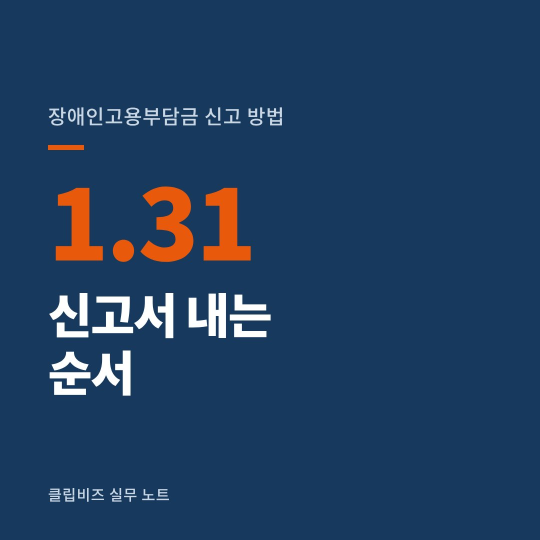
#> input picture naver/2612/img/NB-261125_1.jpg, 1080 x 1080 px (shown at 1/2 size)
$ python -i animatic.py   (imports and definitions only)
#> lines starting #> are read from the running program, lines starting #| are printed output that depends on the picture
#> further down, picture is the input picture: PIL image 1080x1080 RGB; mean R, G, B 33.3, 62.6, 96.1
"""회차 설계서(JSON)와 시작 사진으로 사진 콘티 영상(애니매틱)을 만든다. 영상 생성 전에 구성과 길이를 확인하는 용도.

사용: python3 animatic.py 설계서.json 사진폴더 음악.wav 출력.mp4 [끝화면.png]
사진폴더에는 샷 id 이름의 png(S1.png 등). 재사용 샷은 원본 샷 사진을 쓴다.
comp 샷: chat(메신저), rewind(되감기), endcard(끝 화면). 대사는 화자 이름을 붙인 자막으로 보여 준다(완성본에는 이름 없음).
"""
import json
import os
import subprocess
import sys
import tempfile

from PIL import Image, ImageDraw, ImageFilter, ImageFont

sys.path.insert(0, os.path.dirname(__file__))
import sfx  # noqa: E402

FONT = "/usr/share/fonts/opentype/noto/NotoSansCJK-Bold.ttc"
FONT_R = "/usr/share/fonts/opentype/noto/NotoSansCJK-Regular.ttc"
W, H = 1080, 1920


def font(sz, bold=True):
    return ImageFont.truetype(FONT if bold else FONT_R, sz)


def cover(im):
    im = im.convert("RGB")
    s = max(W / im.width, H / im.height)
#> s = 1.78
    im = im.resize((int(im.width * s + 0.5), int(im.height * s + 0.5)), Image.LANCZOS)
    x, y = (im.width - W) // 2, (im.height - H) // 2
#> x = 420; y = 0
    return im.crop((x, y, x + W, y + H))
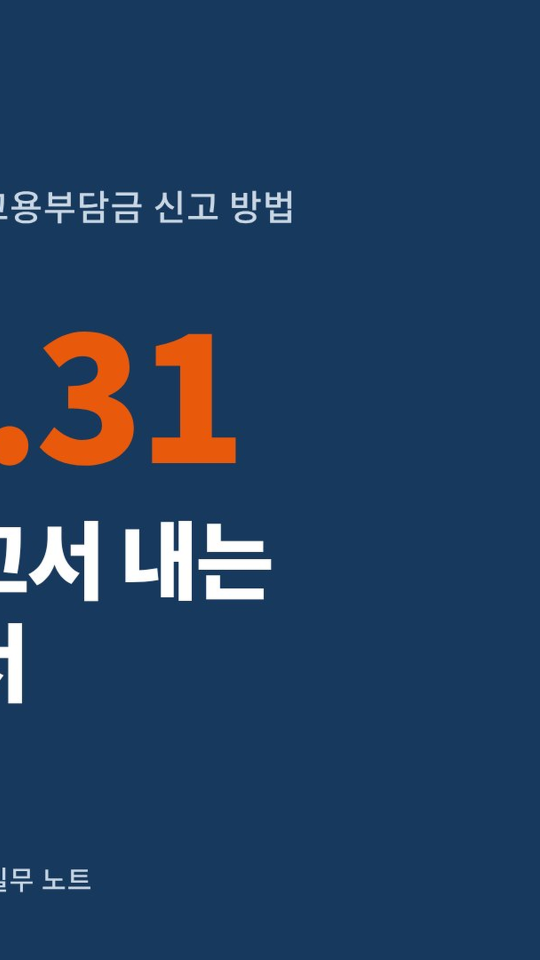
#> returned value: PIL image 1080x1920 RGB (shown at 1/2 size); mean R, G, B 34.3, 62.8, 95.7


# [139 lines left out: functions text_c, wrap, base_overlay, sub_overlay, chat_frames, coin and 1 more, not called in this run]


def run(cmd):
    subprocess.run(cmd, check=True, stdout=subprocess.DEVNULL, stderr=subprocess.DEVNULL)


# [92 lines left out: function main, not called in this run]


# [2 lines not run here, left out]

>>> from PIL import Image
>>> picture = Image.open('../naver/2612/img/NB-261125_1.jpg')
>>> result = cover(picture)

$ run again, on naver/2612/img/NB-261125_3.jpg
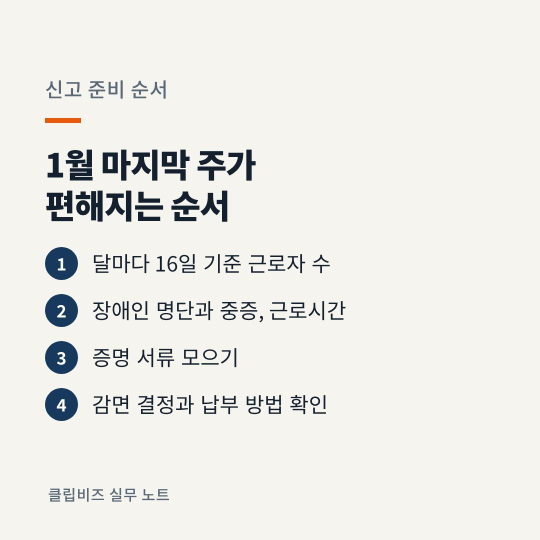
#> input picture naver/2612/img/NB-261125_3.jpg, 1080 x 1080 px (shown at 1/2 size)
#> picture is the input picture: PIL image 1080x1080 RGB; mean R, G, B 234.9, 234.6, 230.6
#> in cover, `return im.crop((x, y, x + W, y + H))`:
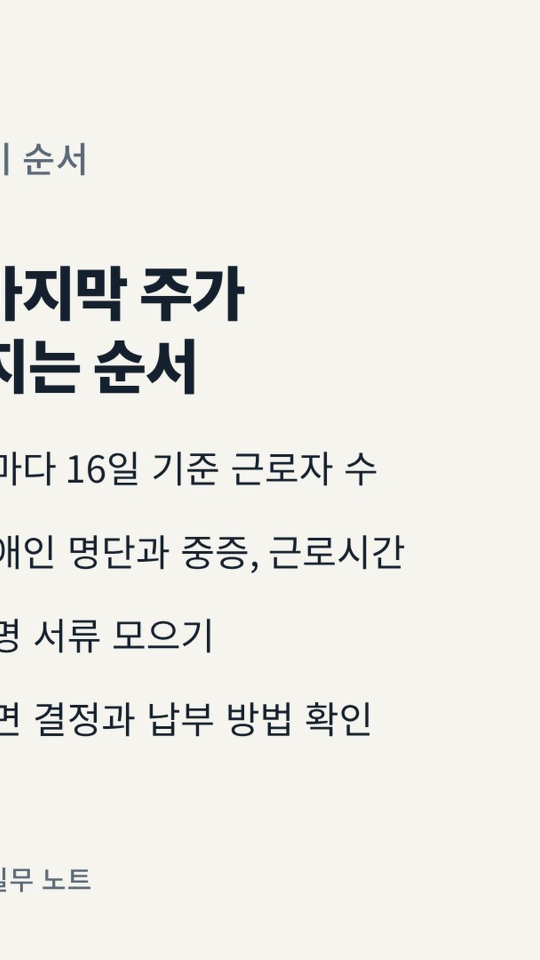
#> returned value: PIL image 1080x1920 RGB (shown at 1/2 size); mean R, G, B 235.7, 235.2, 230.9

$ run again, on naver/2612/img/NB-261125_4.jpg
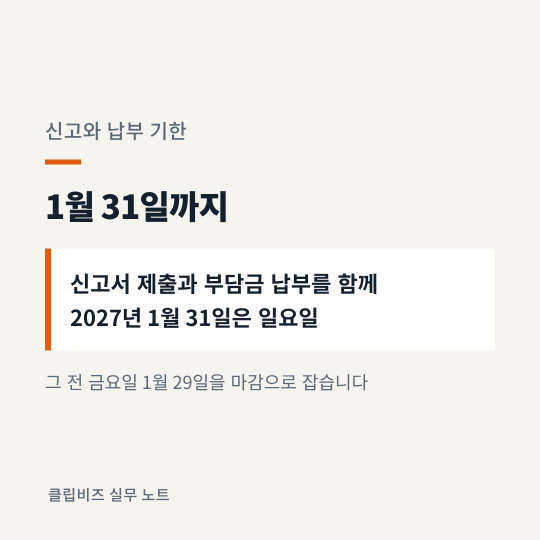
#> input picture naver/2612/img/NB-261125_4.jpg, 1080 x 1080 px (shown at 1/2 size)
#> picture is the input picture: PIL image 1080x1080 RGB; mean R, G, B 239.8, 239, 235.1
#> in cover, `return im.crop((x, y, x + W, y + H))`:
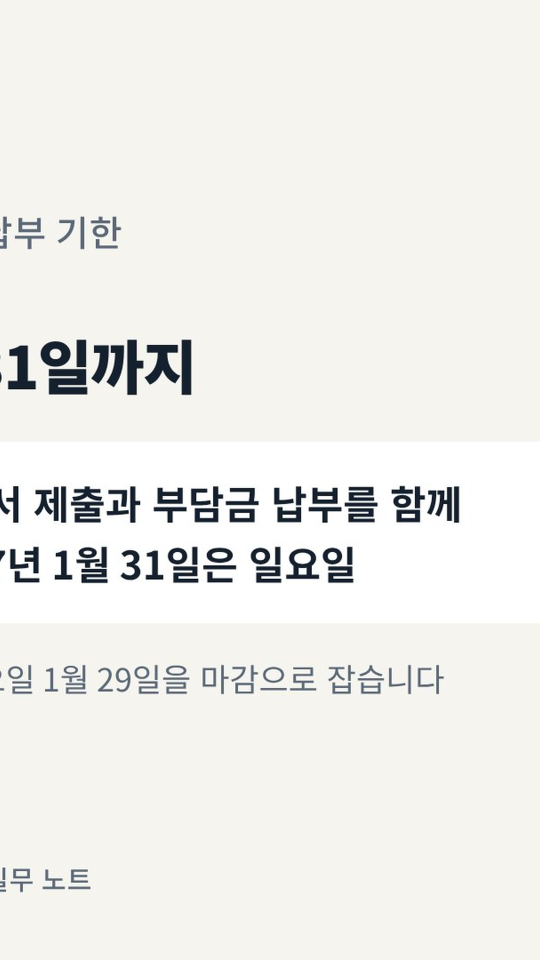
#> returned value: PIL image 1080x1920 RGB (shown at 1/2 size); mean R, G, B 238.1, 237.8, 234.3

$ run again, on naver/2612/img/NB-261127_1.jpg
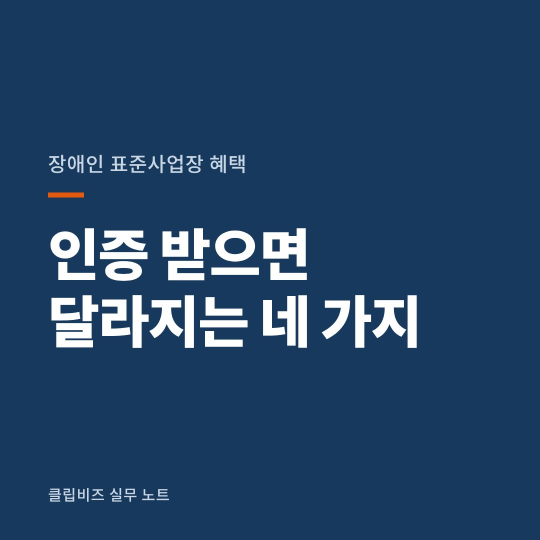
#> input picture naver/2612/img/NB-261127_1.jpg, 1080 x 1080 px (shown at 1/2 size)
#> picture is the input picture: PIL image 1080x1080 RGB; mean R, G, B 36, 68.1, 102.8
#> in cover, `return im.crop((x, y, x + W, y + H))`:
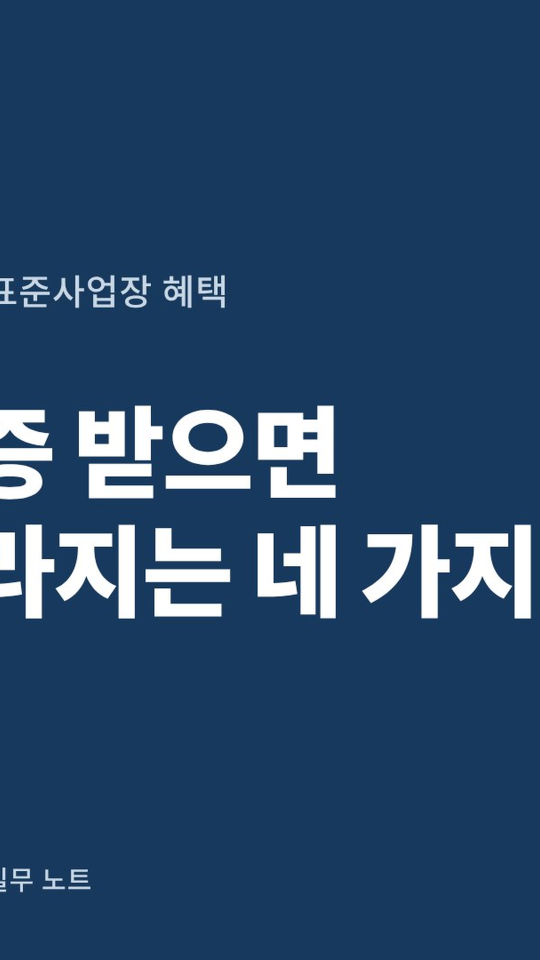
#> returned value: PIL image 1080x1920 RGB (shown at 1/2 size); mean R, G, B 40, 71.5, 105.6
